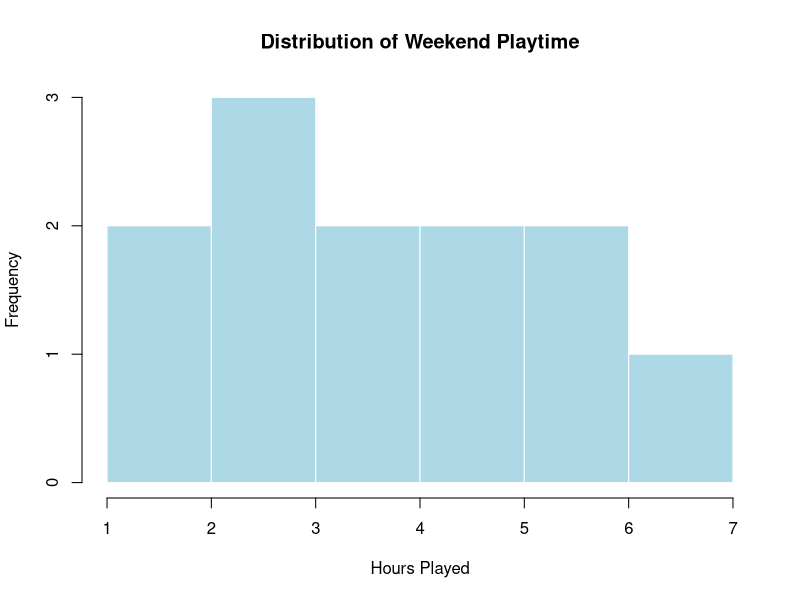
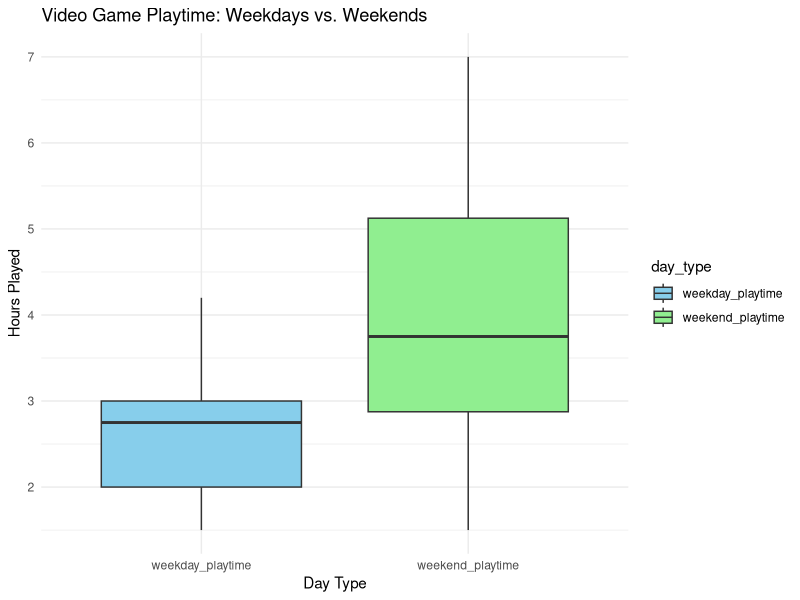

These figures' R source, in order:
## ---- chunk 1
game_data <- data.frame(weekend_playtime = c(2.5, 3, 5, 1.5, 4, 6, 3.5, 2, 7, 5.5, 4.5, 3))
hist(game_data$weekend_playtime, 
     main = "Distribution of Weekend Playtime", 
     xlab = "Hours Played", 
     col = "lightblue", 
     border = "white")
## ---- chunk 2
library(dplyr)
library(tidyr)
library(ggplot2)

print(names(game_data))  

str(game_data)

game_data$weekday_playtime <- c(2, 3, 1.5, 2, 3, 4, 3, 2, 2.5, 1.8, 3, 4.2)  

long_data <- game_data %>%
  pivot_longer(cols = c(weekday_playtime, weekend_playtime), 
               names_to = "day_type", 
               values_to = "hours_played")

ggplot(long_data, aes(x = day_type, y = hours_played, fill = day_type)) +
  geom_boxplot() +
  labs(title = "Video Game Playtime: Weekdays vs. Weekends", 
       x = "Day Type", 
       y = "Hours Played") +
  scale_fill_manual(values = c("skyblue", "lightgreen")) +
  theme_minimal()
## ---- chunk 3
library(dplyr)

data <- data.frame(weekend_playtime = c(2.5, 3, 5, 1.5, 4, 6, 3.5, 2, 7, 5.5, 3, 4),
                   weekday_playtime = c(2, 3, 1.5, 2, 3, 4, 3, 2, 2.5, 1.8, 3, 4.2))  

str(data)  

if (!"weekday_playtime" %in% names(data)) {
  data$weekday_playtime <- c(2, 3, 1.5, 2, 3, 4, 3, 2, 2.5, 1.8, 3, 4.2)  
}

if (!"weekend_playtime" %in% names(data)) {
  data$weekend_playtime <- c(2.5, 3, 5, 1.5, 4, 6, 3.5, 2, 7, 5.5, 3, 4)
}

data %>%
  summarise(
    mean_weekday = mean(weekday_playtime, na.rm = TRUE),
    sd_weekday = sd(weekday_playtime, na.rm = TRUE),
    mean_weekend = mean(weekend_playtime, na.rm = TRUE),
    sd_weekend = sd(weekend_playtime, na.rm = TRUE)
  )
## ---- chunk 4
t.test(data$weekday_playtime, data$weekend_playtime, paired = TRUE)
## ---- chunk 5
if (!"age" %in% names(data)) {
  data$age <- c(25, 30, 22, 28, 35, 40, 26, 29, 32, 33, 27, 31)  
}

data$age <- as.numeric(data$age)
data$weekend_playtime <- as.numeric(data$weekend_playtime)

data <- na.omit(data)

cor.test(data$age, data$weekend_playtime)
